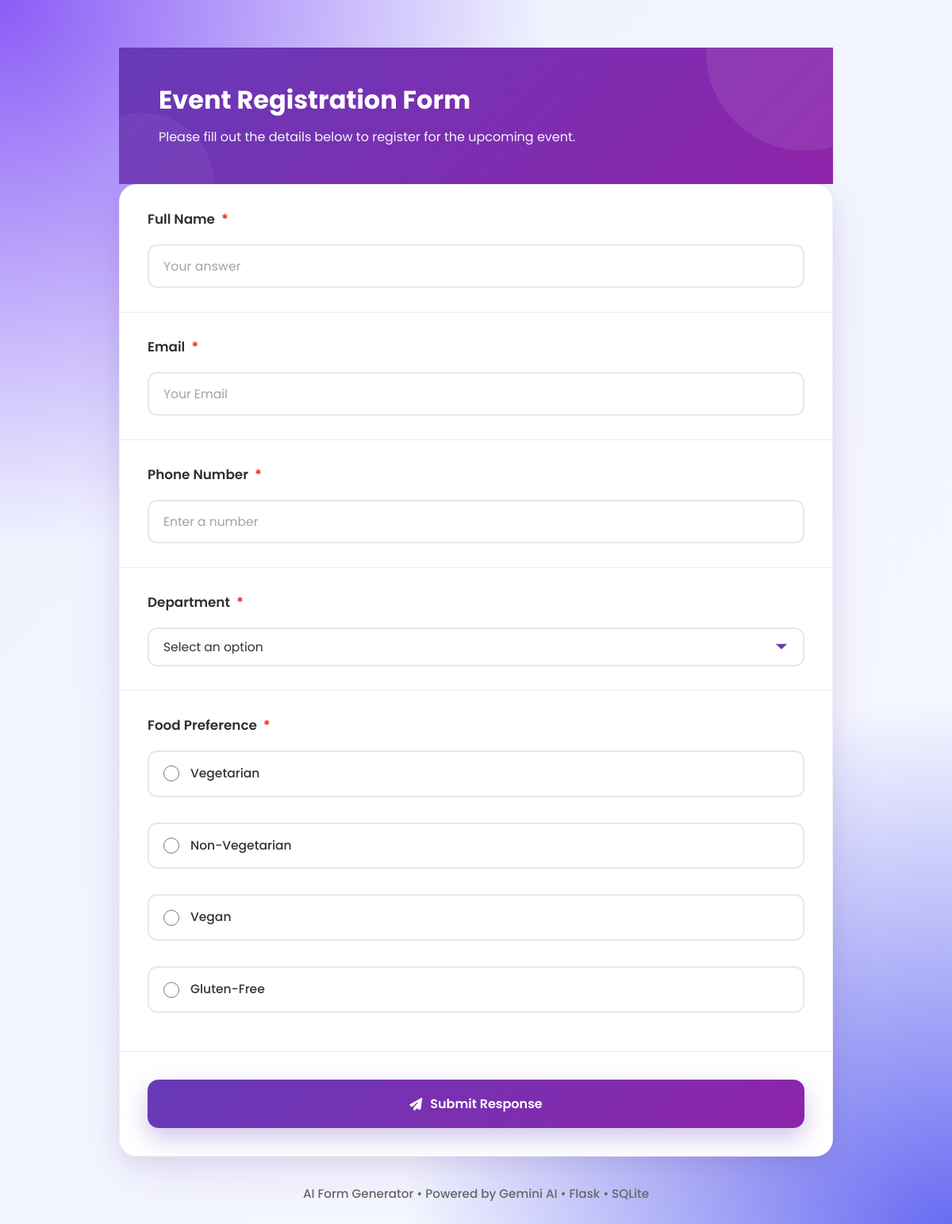
Page /form/defb8029 on the committed database.
### tables this page shows
CREATE TABLE forms(

        id INTEGER PRIMARY KEY AUTOINCREMENT,

        form_id TEXT UNIQUE NOT NULL,

        user_id INTEGER NOT NULL,

        title TEXT NOT NULL,

        description TEXT,

        questions TEXT NOT NULL,

        created_at TIMESTAMP DEFAULT CURRENT_TIMESTAMP, status TEXT DEFAULT 'draft', published_at TIMESTAMP, updated_at TIMESTAMP,

        FOREIGN KEY(user_id)
        REFERENCES users(id)
        ON DELETE CASCADE

    );

### app.py (the view)
@app.route("/form/<form_id>")
def open_form(form_id):
    form = get_form(form_id)
    if form is None:
        return "Form not found"
    if form["status"] != "published":
        return """
        <h2>
        This form is not published yet.
        </h2>
        """
    return render_template(
        "form.html",
        form=form,
        form_id=form_id
    )

### database.py (called while the page is built)
def get_connection():
    conn = sqlite3.connect(DATABASE, check_same_thread=False)
    conn.row_factory = sqlite3.Row
    return conn

def get_form(form_id):
    conn = get_connection()
    cursor = conn.cursor()
    cursor.execute(
        """
        SELECT *

        FROM forms

        WHERE form_id=?

        """,
        (form_id,),
    )
    row = cursor.fetchone()
    conn.close()
    if row is None:
        return None
    return {
        "form_id": row["form_id"],
        "user_id": row["user_id"],
        "title": row["title"],
        "description": row["description"],
        "questions": json.loads(row["questions"]),
        "status": row["status"],
        "created_at": row["created_at"],
        "updated_at": row["updated_at"],
        "published_at": row["published_at"],
    }

### templates/form.html (shortened to what this page needs)
<!DOCTYPE html>
<html lang="en">
<head>
    <link rel="stylesheet" href="{{ url_for('static', filename='css/form.css') }}">
    <link rel="stylesheet" href="https://cdnjs.cloudflare.com/ajax/libs/font-awesome/6.6.0/css/all.min.css">
</head>
<body>
    <div class="form-container">
        <div class="form-header">
            <h1>{{ form.title }}</h1>
            <p>{{ form.description }}</p>
        </div>
        <form action="{{ url_for('submit') }}" method="POST">
            {% for question in form.questions %}
            <div class="question-card">
                <label>
                    {{ question.label }}
                    {% if question.required %}
                    <span class="required">*</span>
                    {% endif %}
                </label>
                {% if question.type=="text" %}
                <input type="text" name="{{ question.label }}" placeholder="Your answer" {% if question.required
                    %}required{% endif %}>
                {% elif question.type=="email" %}
                <input type="email" name="{{ question.label }}" placeholder="Your Email" autocomplete="email" {% if
                    question.required %}required{% endif %}>
                {% elif question.type=="paragraph" %}
                <textarea name="{{ question.label }}" rows="5" placeholder="Write your answer here" {% if
                    question.required %}required{% endif %}></textarea>
                {% elif question.type=="dropdown" %}
                <select name="{{ question.label }}" {% if question.required %}required{% endif %}>
                    <option value="">Select an option</option>
                </select>
                {% elif question.type=="radio" %}
                <div class="radio-group">
                    {% for option in question.options %}
                    <label class="radio-option">
                        <input type="radio" name="{{ question.label }}" value="{{ option }}" {% if question.required
                            %}required{% endif %}>
                        <span>{{ option }}</span>
                    </label>
                    {% endfor %}
                </div>
                {% elif question.type=="number" %}
                <input type="number" name="{{ question.label }}" placeholder="Enter a number" {% if question.required
                    %}required{% endif %}>
                {% elif question.type=="date" %}
                <input type="date" name="{{ question.label }}" {% if question.required %}required{% endif %}>
                {% elif question.type=="time" %}
                <input type="time" name="{{ question.label }}" {% if question.required %}required{% endif %}>
                {% else %}
                <input type="text" name="{{ question.label }}" placeholder="Your answer" {% if question.required
                    %}required{% endif %}>
                {% endif %}
            </div>
            {% endfor %}
            <button type="submit" class="submit-btn">
                <i class="fa-solid fa-paper-plane"></i>
                Submit Response
            </button>
        </form>
    </div>
    <footer>
        AI Form Generator • Powered by Gemini AI • Flask • SQLite
    </footer>
</body>
</html>

### static/css/form.css (style rules this page uses)
* { margin:0; padding:0; box-sizing:border-box; }
html { scroll-behavior:smooth; }
body { font-family:'Poppins',sans-serif; background: radial-gradient(circle at top left,#8b5cf6 0%,transparent 35%), radial-gradient(circle at bottom right,#6366f1 0%,transparent 35%), linear-gradient(135deg,#eef2ff,#f8f9ff); min-height:100vh; color:#2d2d2d; padding:60px 20px; }
.form-container { width:100%; max-width:900px; margin:auto; }
.form-container form { background:#ffffff; border-radius:22px; overflow:hidden; box-shadow: 0 20px 60px rgba(103,58,183,.12), 0 8px 25px rgba(0,0,0,.06); border:1px solid rgba(103,58,183,.08); }
.form-header { background: linear-gradient(135deg,#673ab7,#8e24aa); padding:45px 50px; color:#fff; position:relative; overflow:hidden; }
.form-header::before { content:""; position:absolute; width:250px; height:250px; border-radius:50%; background:rgba(255,255,255,.08); top:-120px; right:-90px; }
.form-header::after { content:""; position:absolute; width:180px; height:180px; border-radius:50%; background:rgba(255,255,255,.05); bottom:-90px; left:-60px; }
.form-header h1 { position:relative; z-index:2; font-size:2rem; font-weight:700; margin-bottom:12px; line-height:1.3; }
.form-header p { position:relative; z-index:2; font-size:1rem; opacity:.95; line-height:1.8; max-width:700px; }
footer { text-align:center; margin-top:35px; font-size:.95rem; color:#666; font-weight:500; }
.question-card { padding:30px 35px; border-bottom:1px solid #ececec; transition:.35s ease; background:#fff; }
.question-card label { display:block; font-size:1.05rem; font-weight:600; color:#2f2f2f; margin-bottom:18px; line-height:1.6; }
.required { color:#e53935; margin-left:4px; font-weight:700; }
.question-card input, .question-card textarea, .question-card select { width:100%; padding:14px 18px; border:2px solid #e2e8f0; border-radius:12px; outline:none; font-size:.97rem; font-family:'Poppins',sans-serif; background:#fff; color:#333; transition:.3s; }
.question-card input::placeholder, .question-card textarea::placeholder { color:#9ca3af; }
.question-card select { cursor:pointer; appearance:none; background-repeat:no-repeat; background-position:right 18px center; background-size:18px; }
input[type="number"] { appearance:textfield; }
input[type="email"] { text-transform:none; }
input[type="text"] { letter-spacing:.2px; }
.radio-group { display:flex; flex-direction:column; gap:14px; }
.radio-option { display:flex !important; align-items:center; gap:14px; padding:15px 18px; background:#ffffff; border:2px solid #e5e7eb; border-radius:12px; cursor:pointer; transition:.3s ease; }
.radio-option input[type="radio"] { width:20px; height:20px; accent-color:#673ab7; cursor:pointer; flex-shrink:0; }
.radio-option span { font-size:.97rem; color:#333; font-weight:500; }
.question-card, .radio-option, .checkbox-option, input, textarea, select { transition:all .3s ease; }
.submit-btn { width:calc(100% - 70px); margin:35px; padding:18px; border:none; border-radius:14px; background:linear-gradient(135deg,#673ab7,#8e24aa); color:#fff; font-size:1rem; font-weight:600; font-family:'Poppins',sans-serif; cursor:pointer; display:flex; align-items:center; justify-content:center; gap:10px; transition:.35s ease; box-shadow:0 12px 30px rgba(103,58,183,.30); }
.submit-btn i { font-size:1rem; }
.form-container { animation:fadeIn .7s ease; }
.question-card { animation:slideUp .5s ease; }
input, textarea, select, button { -webkit-tap-highlight-color:transparent; }

### rows in the picture
forms: title "Event Registration Form", description "Please fill out the details below to register for the upcoming event."

### other values in the picture
{{ question.label }} "Full Name" "Email" "Phone Number" "Department" "Food Preference"
{{ option }} "Vegetarian" "Non-Vegetarian" "Vegan" "Gluten-Free"
